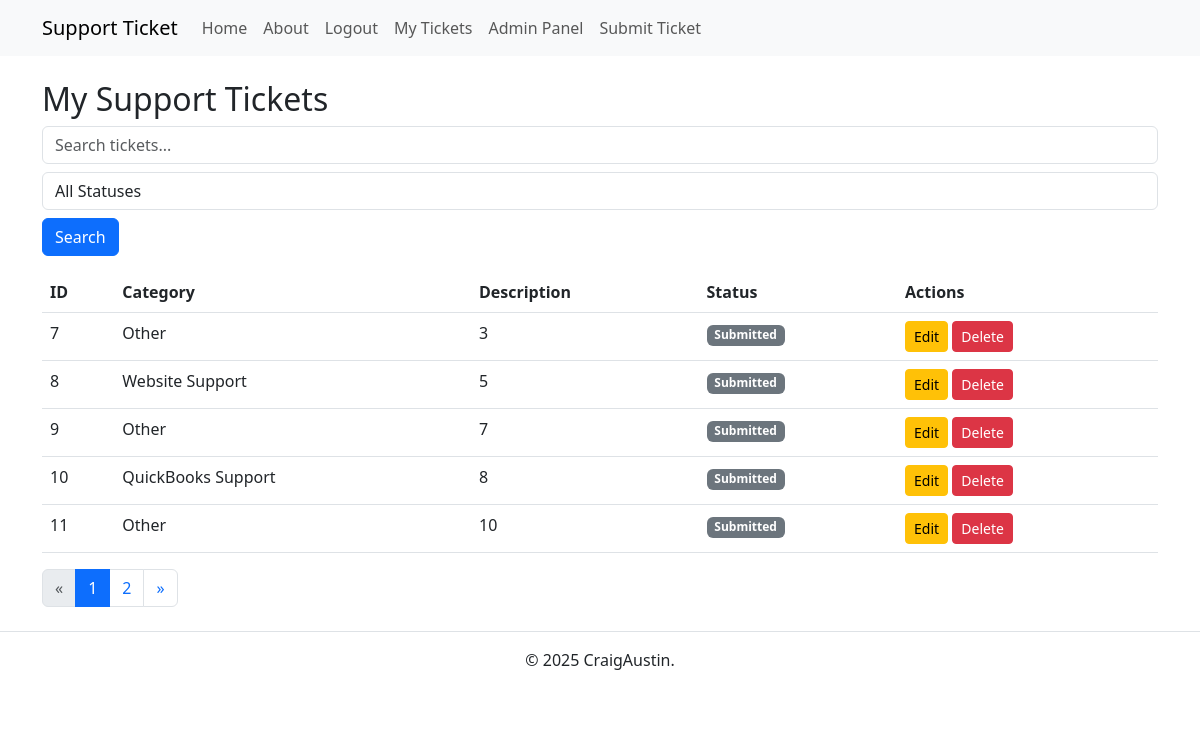
Page /tickets (signed in) on the earlier database version.
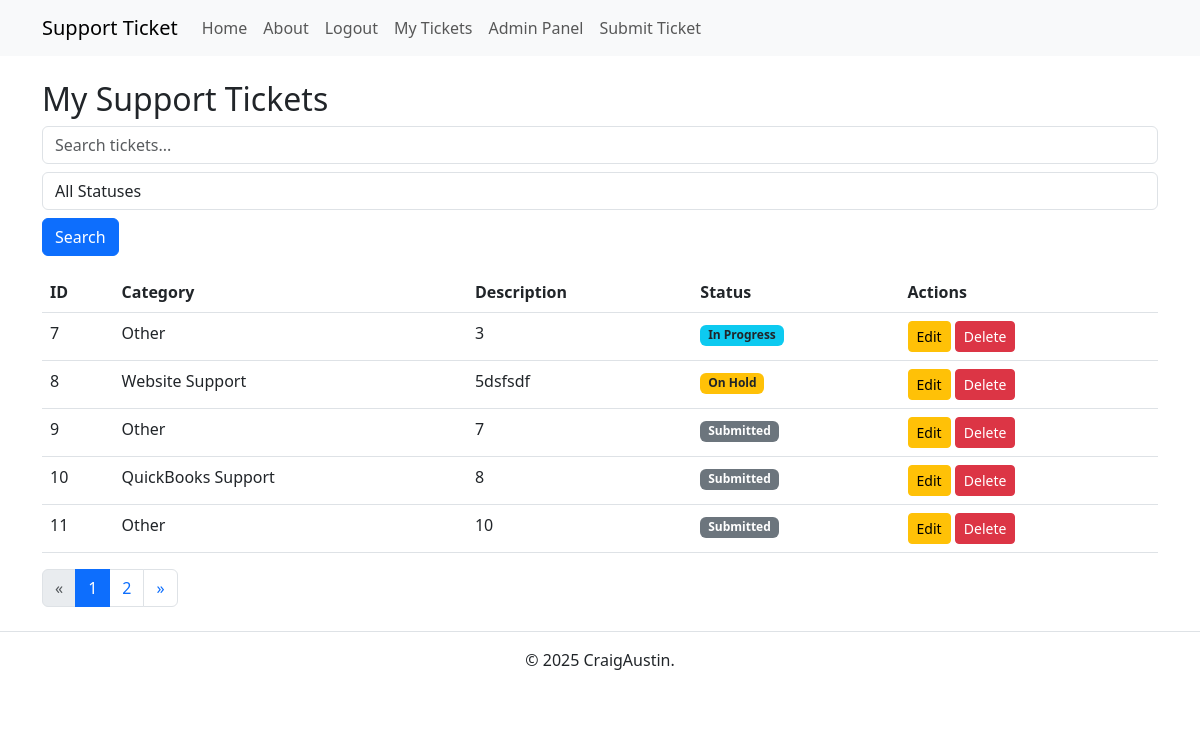
Same page on the later database version.
### app.py (models this page shows)
class Ticket(db.Model):
    id = db.Column(db.Integer, primary_key=True)
    user_id = db.Column(db.Integer, db.ForeignKey('user.id'), nullable=False)
    category = db.Column(db.String(100), nullable=False)
    description = db.Column(db.Text, nullable=False)
    status = db.Column(db.String(20), default='Submitted')
    user = db.relationship('User', backref=db.backref('tickets', lazy=True))

### app.py (the view)
@app.route('/tickets', methods=['GET'])
@login_required
def view_tickets():
    search_query = request.args.get('search', '')
    status_filter = request.args.get('status_filter', '')
    tickets_query = Ticket.query.filter_by(user_id=current_user.id)
    if search_query:
        tickets_query = tickets_query.filter(
            Ticket.category.ilike(f"%{search_query}%") |
            Ticket.description.ilike(f"%{search_query}%")
        )
    if status_filter:
        tickets_query = tickets_query.filter_by(status=status_filter)
    page, per_page, offset = get_page_args(page_parameter='page', per_page_parameter='per_page')
    per_page = 5
    total = tickets_query.count()
    tickets = tickets_query.offset(offset).limit(per_page).all()
    pagination = Pagination(page=page, per_page=per_page, total=total, css_framework='bootstrap4')
    return render_template('tickets.html', tickets=tickets, pagination=pagination)

### app.py (called while the page is built)
@login_manager.user_loader
def load_user(user_id):
    return User.query.get(int(user_id))

### templates/tickets.html (shortened to what this page needs)
{% extends 'base.html' %}
{% block content %}
<h2>My Support Tickets</h2>
{% if tickets %}
<form method="GET" action="{{ url_for('view_tickets') }}" class="mb-3">
    <input type="text" name="search" placeholder="Search tickets..." class="form-control"
        value="{{ request.args.get('search', '') }}">
    <select name="status_filter" class="form-control mt-2">
        <option value="">All Statuses</option>
    </select>
    <button type="submit" class="btn btn-primary mt-2">Search</button>
</form>
<table class="table">
    <thead>
        <tr>
            <th>ID</th>
            <th>Category</th>
            <th>Description</th>
            <th>Status</th>
            <th>Actions</th>
        </tr>
    </thead>
    <tbody>
        {% for ticket in tickets %}
        <tr>
            <td>{{ ticket.id }}</td>
            <td>{{ ticket.category }}</td>
            <td>{{ ticket.description }}</td>
            <td>
                {% if ticket.status == "Submitted" %}
                <span class="badge bg-secondary">Submitted</span>
                {% elif ticket.status == "In Progress" %}
                <span class="badge bg-info text-dark">In Progress</span>
                {% elif ticket.status == "On Hold" %}
                <span class="badge bg-warning text-dark">On Hold</span>
                {% elif ticket.status == "Done" %}
                <span class="badge bg-success">Done</span>
                {% else %}
                <span class="badge bg-light text-dark">{{ ticket.status }}</span>
                {% endif %}
            </td>
            <td>
                {% if ticket.user_id == current_user.id %}
                {% if ticket.status != "Done" %}
                <a href="{{ url_for('edit_ticket', ticket_id=ticket.id) }}" class="btn btn-warning btn-sm">Edit</a>
                <form action="{{ url_for('delete_ticket', ticket_id=ticket.id) }}" method="POST" style="display:inline;"
                    onsubmit="return confirm('Are you sure you want to delete this ticket?');">
                    <button type="submit" class="btn btn-danger btn-sm">Delete</button>
                </form>
                {% else %}
                <span class="text-muted">Done</span>
                {% endif %}
                {% endif %}
            </td>
        </tr>
        {% endfor %}
    </tbody>
</table>
<div class="pagination-container">
    {{ pagination.links }}
</div>
{% else %}
<p>You have no submitted tickets.</p>
{% endif %}
{% endblock %}

Differences in the rows shown:
changed Ticket id 7: status "Submitted" → "In Progress"
changed Ticket "Website Support": description "5" → "5dsfsdf"; status "Submitted" → "On Hold"
